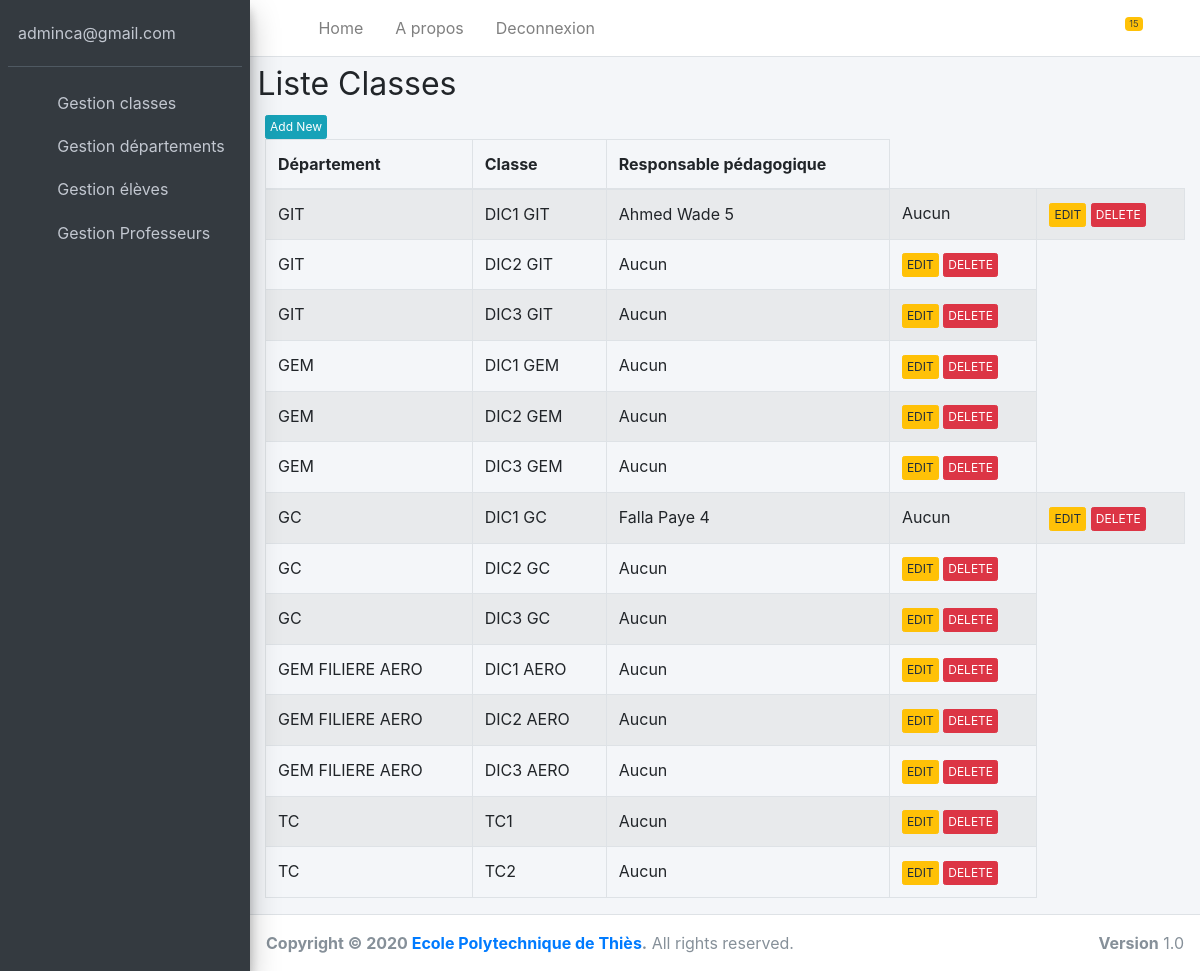
Screenshot of /authentification/listeClasse/1/ with the database file from the repository.
### authentification/models.py (models this page shows)
class Administrateur(models.Model):
    email = models.EmailField('Email', unique=True, null=False)
    mot_de_passe = models.CharField('mot_de_passe', null=False, max_length=40)

class Departement(models.Model):
    nom_dept = models.CharField('nom_dept', max_length=30)
    systeme = models.CharField('nom_dept', max_length=30, default='semestriel')
    chef_dept = models.ForeignKey('Professeur',on_delete=models.CASCADE, default="1")

class Classe(models.Model):
    nom_classe = models.CharField('nom_classe', max_length=10)
    departement = models.ForeignKey('Departement', on_delete=models.CASCADE)

class Professeur(models.Model):
    prenom = models.CharField(max_length=40)
    nom = models.CharField(max_length=20)
    email = models.EmailField(unique=True, null=False)
    telephone = models.IntegerField()
    respClasse = models.CharField(default='Non', max_length=40)
    respDept = models.CharField(default='Non', max_length=40)
    genre = models.CharField(max_length=20, default='genre',null=True)
    profil = models.ImageField(upload_to="photos/",default='/media/photos/avatar1.png/')
    mot_de_passe = models.CharField(null=False, max_length=40)

### authentification/views.py (the view)
# urls.py: path('listeClasse/<int:cle>/', views.ListeClasse, name='listeClasse'),
def ListeClasse(request,cle):
	prof = Professeur.objects.all()
	classe = Classe.objects.all()
	dept = Departement.objects.all()
	admin = Administrateur.objects.get(pk=cle)
	return render(request, 'registration/listeClasse.html', {'prof':prof,'admin':admin,'dept':dept,'classe':classe})

### authentification/Templates/registration/listeClasse.html (shortened to what this page needs)
{% extends "registration/baseAdmin.html" %}
{% block content %}
<div class="content-wrapper">
    <div class="container-fluid">
        <div class="row">
            <div class="col-lg-12">
                <h1 class="page-header">
                    <small>Liste Classes</small>
                </h1>
            </div>
        </div>
     <div class="col-lg-12">
                <a href="#" type="button" class="btn btn-xs btn-info">Add New</a>
                <div class="table-responsive">
                    <table class="table table-bordered table-hover table-striped">
                        <thead>
                            <tr>
                                <th>Département</th>
                                <th>Classe</th>
                                <th>Responsable pédagogique</th>
                            </tr>
                        </thead>
                        <tbody>
                            {% for d in dept %}
                                {% for c in classe %}
                                    {% if c.departement == d %}
                                        <tr>
                                        <td>{{ d.nom_dept }}</td>
                                        <td>{{ c.nom_classe }}</td>
                                        {% with compteur=0 %}
                                        {% for p in prof %}
                                            {% if p.respClasse == c.nom_classe %}
                                                <td>{{ p.prenom }} {{ p.nom }} {{forloop.counter}} </td>
                                            {% endif %}
                                        {% endfor %}
                                        {% if compteur == 0 %}
                                            <td>Aucun</td>
                                        {% endif %}
                                        {% endwith %}
                                        <td>
                                            <a  type="button" class="btn btn-xs btn-warning" href="#"> EDIT </a>
                                            <a  type="button" class="btn btn-xs btn-danger" href="#">DELETE </a> </td>
                                        </tr>
                                    {% endif %}
                                {% endfor %}
                            {% endfor %}
                        </tbody>
                    </table>
                </div>
            </div>
    </div>
</div>
{% endblock %}

### authentification/Templates/registration/baseAdmin.html (shortened to what this page needs)
{% load static %}
<!DOCTYPE html>
<html>
<head>
  <link rel="stylesheet" href="{% static "dashboard/plugins/fontawesome-free/css/all.min.css" %}">
  <link rel="stylesheet" href="{% static "dashboard/ionicons.min.css" %}">
  <link rel="stylesheet" href="{% static "dashboard/plugins/tempusdominus-bootstrap-4/css/tempusdominus-bootstrap-4.min.css" %}">
  <link rel="stylesheet" href="{% static "dashboard/plugins/icheck-bootstrap/icheck-bootstrap.min.css" %}">
  <link rel="stylesheet" href="{% static "dashboard/plugins/jqvmap/jqvmap.min.css" %}">
  <link rel="stylesheet" href="{% static "dashboard/dist/css/adminlte.min.css" %}">
  <link rel="stylesheet" href="{% static "dashboard/plugins/overlayScrollbars/css/OverlayScrollbars.min.css" %}">
  <link rel="stylesheet" href="{% static "dashboard/plugins/daterangepicker/daterangepicker.css" %}">
  <link rel="stylesheet" href="{% static "dashboard/plugins/summernote/summernote-bs4.css" %}">
  <link rel="stylesheet" href="{% static "dashboard/cameïrou.css" %}">
</head>
<body class="hold-transition sidebar-mini layout-fixed">
<div class="wrapper">
  {% block navbar %}
  <nav class="main-header navbar navbar-expand navbar-white navbar-light">
    <ul class="navbar-nav">
      <li class="nav-item">
        <a class="nav-link" data-widget="pushmenu" href="#"><i class="fas fa-bars"></i></a>
      </li>
      <li class="nav-item d-none d-sm-inline-block">
        <a href="registration/dashboardAdmin.html" class="nav-link">Home</a>
      </li>
      <li class="nav-item d-none d-sm-inline-block">
        <a href="#" class="nav-link">A propos</a>
      </li>
      <li class="nav-item d-none d-sm-inline-block">
        <a href="{% url 'connexion' %}" class="nav-link">Deconnexion</a>
      </li>
    </ul>
    <ul class="navbar-nav ml-auto">
      <li class="nav-item dropdown">
        <a class="nav-link" data-toggle="dropdown" href="#">
          <span class="badge badge-warning navbar-badge">15</span>
        </a>
      </li>
      <li class="nav-item">
        <a class="nav-link" data-widget="control-sidebar" data-slide="true" href="#">
          <i class="fas fa-th-large"></i>
        </a>
      </li>
    </ul>
  </nav>
  {% endblock %}
  {% block sidebar %}
  <aside class="main-sidebar sidebar-dark-primary elevation-4">
    <div class="sidebar">
      <div class="user-panel mt-3 pb-3 mb-3 d-flex">
        <div class="info">
          <a href="#" class="d-block">{{admin.email}}</a>
        </div>
      </div>
      <nav class="mt-2">
        <ul class="nav nav-pills nav-sidebar flex-column" data-widget="treeview" role="menu" data-accordion="false">
          <li class="nav-item">
            <a href="{% url 'listeClasse' admin.pk %}" class="nav-link">
              <i class="nav-icon fas fa-book"></i>
              <p>
                Gestion classes
              </p>
            </a>
          </li>
          <li class="nav-item">
            <a href="{% url 'GestionDepartement' admin.pk %}" class="nav-link">
              <i class="nav-icon fas fa-book"></i>
              <p>
                Gestion départements
              </p>
            </a>
          </li>
            <li class="nav-item has-treeview">
              <a href="#" class="nav-link">
                <i class="nav-icon fas fa-book"></i>
                <p>
                  Gestion élèves
                  <i class="fas fa-angle-left right"></i>
                </p>
              </a>
            </li>
            <li class="nav-item">
              <a href="{% url 'listeProf' admin.pk %}" class="nav-link">
                <i class="nav-icon fas fa-book"></i>
                <p>
                  Gestion Professeurs
                </p>
              </a>
            </li>
        </ul>
      </nav>
    </div>
  </aside>
  {% endblock %}
  {% block content %}{% endblock %}
  {% block footer %}
  <footer class="main-footer">
    <strong>Copyright &copy; 2020 <a href="http://ept.sn">Ecole Polytechnique de Thiès</a>.</strong>
    All rights reserved.
    <div class="float-right d-none d-sm-inline-block">
      <b>Version</b> 1.0
    </div>
  </footer>
  {% endblock %}
</div>
</body>
</html>

### rows the page displays
Administrateur: email "adminca@gmail.com"
Departement: nom_dept "GIT"
Classe: nom_classe "DIC1 GIT"
Professeur: prenom "Ahmed", nom "Wade"
Classe: nom_classe "DIC2 GIT"
Classe: nom_classe "DIC3 GIT"
Departement: nom_dept "GEM"
Classe: nom_classe "DIC1 GEM"
Classe: nom_classe "DIC2 GEM"
Classe: nom_classe "DIC3 GEM"
Departement: nom_dept "GC"
Classe: nom_classe "DIC1 GC"
Professeur: prenom "Falla", nom "Paye"
Classe: nom_classe "DIC2 GC"
Classe: nom_classe "DIC3 GC"
Departement: nom_dept "GEM FILIERE AERO"
Classe: nom_classe "DIC1 AERO"
Classe: nom_classe "DIC2 AERO"
Classe: nom_classe "DIC3 AERO"
Departement: nom_dept "TC"
Classe: nom_classe "TC1"
Classe: nom_classe "TC2"
